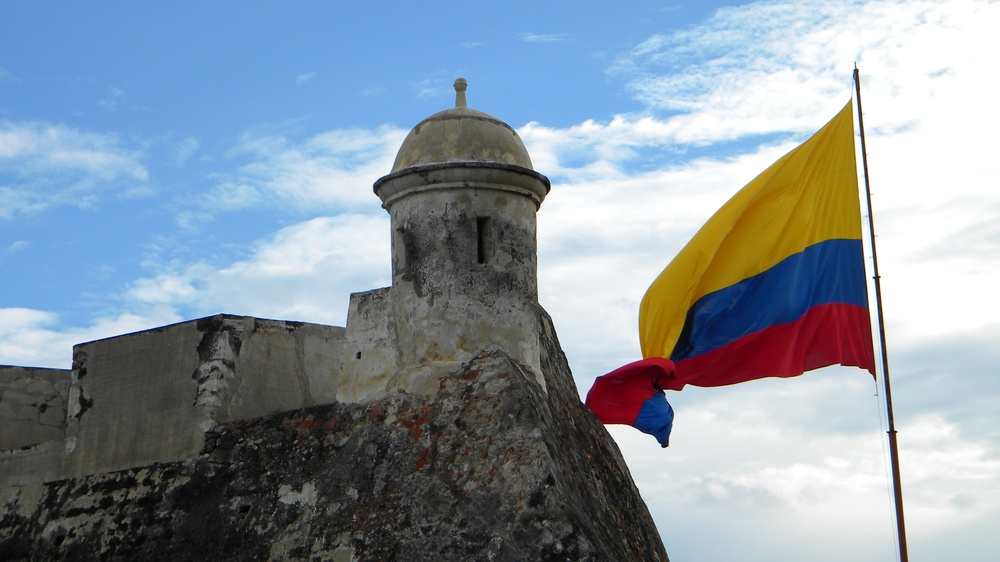
#> input picture HOG/cartagena.jpg, 1000 x 562 px, shrunk from 3584 x 2016 before the run
$ python fileTesting.py
#> lines starting #> are read from the running program, lines starting #| are printed output that depends on the picture; long printed decimals are rounded
### HOG/ipFunctions.py
import matplotlib.pyplot as plt
import matplotlib as mpl
import numpy as np
import statistics as stat
import matplotlib.image as mpimg
import tkinter as tk
from tkinter import filedialog
from skimage.transform import resize
import os

# [65 lines left out: functions plotHOG, calcularGradientes, getuserimg, not called in this run]

def getuserpath():
    root = tk.Tk()
    root.withdraw()
    return filedialog.askopenfilename()
#> the answer given: cartagena.jpg

def imsave(name,I):
    mpimg.imsave(name+'.jpeg',I)

def imsplit(rgb):
    r=rgb[:,:,0]
    g=rgb[:,:,1]
    b=rgb[:,:,2]
    return r,g,b

# [61 lines left out: functions imhist, imadjust, stretchlim, histeq, not called in this run]

def rgb2gray(I):
    r,g,b=imsplit(I)
    return np.uint8(0.299*np.double(r)+0.587*np.double(g)+0.114*np.double(b))

# [87 lines left out: functions makeMask, graythresh, imnoise, non_overflowing_sum, bits8, immse and 1 more, not called in this run]

def imundersize(I,step):
    F,C,capas = I.shape
    return I[0:F:step,0:C:step]

# [189 lines left out: functions imfilter, fspecial, medfilt2, modefilt, ordfilt2, stdfilt and 1 more, not called in this run]

def gaussfilt(cosas):
    print(cosas)

# [63 lines left out: functions im2bw, otsuthresh, imbinarize, adaptthresh, not called in this run]

### HOG/fileTesting.py
import matplotlib.pyplot as plt
import numpy as np
from ipFunctions import *

file_path = getuserpath()

print('Se usará la imagen:',file_path)

# [4 lines of commented-out code are left out]

RGB = plt.imread(file_path)
#> RGB is the input picture: shape (562, 1000, 3); mean R, G, B 137.4, 150.4, 161.9
RGB = imundersize(RGB,4)
img = gray = rgb2gray(RGB)
#> in imsplit, `r=rgb[:,:,0]`:
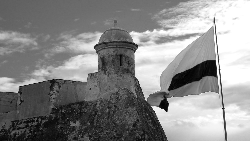
#> r: shape (141, 250); min 0, max 255, mean 137.1
#> in imsplit, `g=rgb[:,:,1]`:
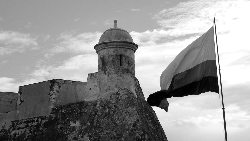
#> g: shape (141, 250); min 0, max 255, mean 150.2
#> in imsplit, `b=rgb[:,:,2]`:
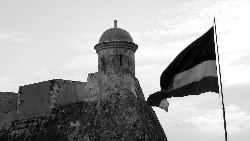
#> b: shape (141, 250); min 0, max 255, mean 161.9
#> in rgb2gray, `return np.uint8(0.299*np.double(r)+0.587*np.double(g)+0.114*np.double(..`:
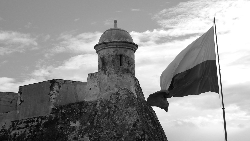
#> returned value: shape (141, 250); min 1, max 255, mean 147.2

F,C,capas= RGB.shape
#> F = 141; C = 250; capas = 3

print(F,C)
#| 141 250

mag = []
theta = []
for i in range(F):
  magnitudeArray = []
  angleArray = []
  for j in range(C):
    # Condition for axis 0
    if j-1 <= 0 or j+1 >= C:
      if j-1 <= 0:
        # Condition if first element
        Gx = img[i][j+1] - 0
      elif j + 1 >= len(img[0]):
        Gx = 0 - img[i][j-1]
    # Condition for first element
    else:
      Gx = img[i][j+1] - img[i][j-1]

    # Condition for axis 1
    if i-1 <= 0 or i+1 >= F:
      if i-1 <= 0:
        Gy = 0 - img[i+1][j]
      elif i +1 >= F:
        Gy = img[i-1][j] - 0
    else:
      Gy = img[i-1][j] - img[i+1][j]

    # Calculating magnitude
    magnitude = np.sqrt(pow(Gx, 2) + pow(Gy, 2))
    magnitudeArray.append(round(magnitude, 9))

    # Calculating angle
    if Gx == 0:
      angle = np.degrees(0.0)
    else:
      angle = np.degrees(abs(np.arctan(Gy / Gx)))
    angleArray.append(round(angle, 9))
  mag.append(magnitudeArray)
  theta.append(angleArray)
#> after the loop, mag = 141 items; theta = 141 items

mag = np.array(mag)
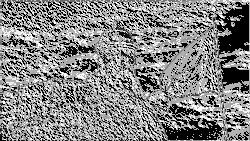
#> mag: shape (141, 250) float64; min 0, max 360.6, mean 187.5; drawn with min black and max white
mag = mag / np.max(mag)
theta = np.array(theta)
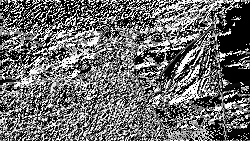
#> theta: shape (141, 250) float64; min 0, max 89.78, mean 38.3; drawn with min black and max white

print('mag %s , theta %s'%(mag.shape,theta.shape))
#| mag (141, 250) , theta (141, 250)

fig, ax = plt.subplots(figsize = (12, 7))
step = 14
for i in range(0,F,step):
    for j in range(0,C,step):
        x = np.cos(np.radians(theta[i,j]))
        y = np.sin(np.radians(theta[i,j]))
        ax.quiver(j, abs(i-F), x, y, scale=40, color=(mag[i,j],mag[i,j],mag[i,j]),headaxislength=3,headlength=3)
        # ax.arrow(j, abs(i-F), x, y, color=(mag[i,j],mag[i,j],mag[i,j]),width=step/8,head_width=step/4)
        ax.set_title('HOG features')
    if i%10==0:
        print('mag = %f , theta = %f, i = %i , j = %i'%(mag[i,j],theta[i,j],i,j))
#> this loop made 11 passes
#| mag = 0.7083 , theta = 86.634, i = 0 , j = 238
#| mag = 0 , theta = 0, i = 70 , j = 238
#| mag = 0.5629 , theta = 89.718, i = 140 , j = 238

ax.set_facecolor('black')
ax.axis([0, C, 0, F])
ax.set_aspect('equal')

plt.figure()
plt.subplot(1,2,1)
plt.imshow(RGB)
plt.subplot(1,2,2)
plt.imshow(gray)

plt.show()
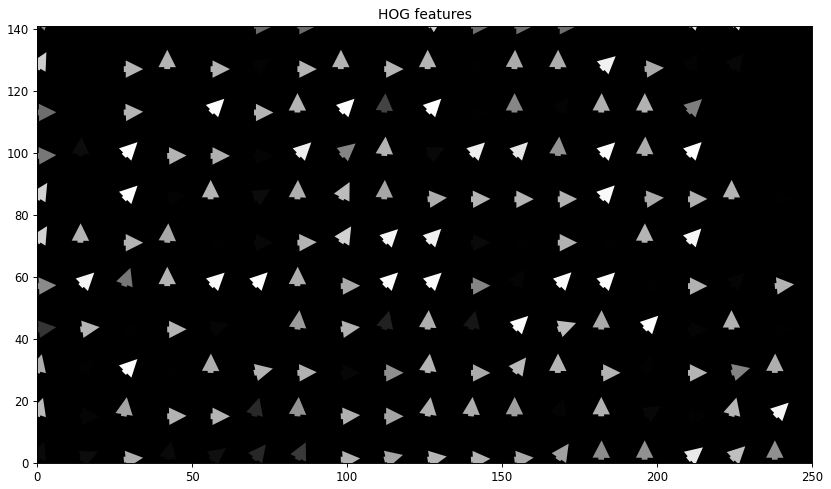
#> figure drawn by matplotlib, 1 panel

$ run again, with HOG/abu.jpeg copied over HOG/cartagena.jpg
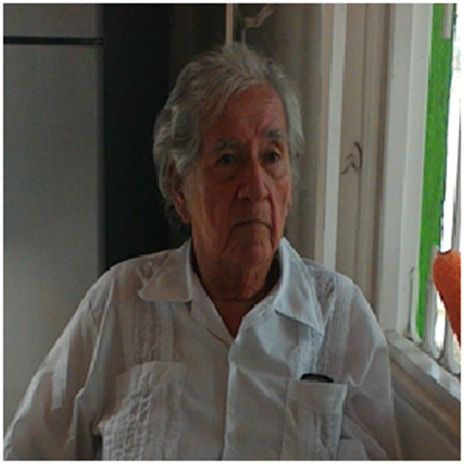
#> input picture HOG/abu.jpeg, 464 x 464 px
#> RGB is the input picture: shape (464, 464, 3); mean R, G, B 92.6, 90, 81.6
#> in rgb2gray, `return np.uint8(0.299*np.double(r)+0.587*np.double(g)+0.114*np.double(..`:
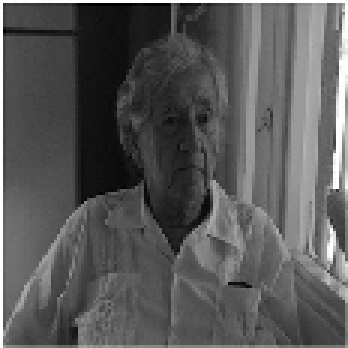
#> returned value: shape (116, 116) (shown 3 times larger); min 0, max 255, mean 88.5
#| 116 116
#> after the loop `for i in range(F):`: mag = 116 items
#| mag (116, 116) , theta (116, 116)
#> the loop `for i in range(0,F,step):` made 9 passes
#| mag = 0.8027 , theta = 28.247, i = 0 , j = 112
#| mag = 0.02218 , theta = 0, i = 70 , j = 112
#> `plt.show()`:
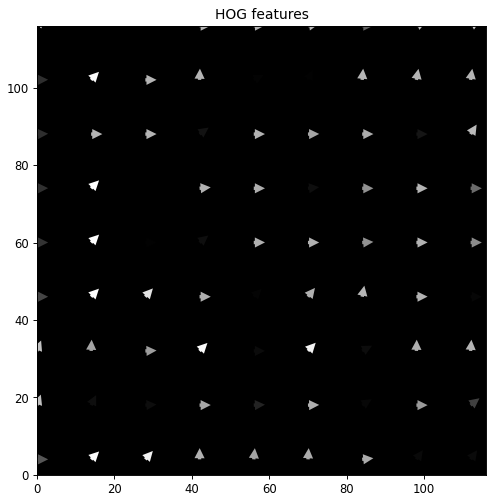
#> figure drawn by matplotlib, 1 panel
